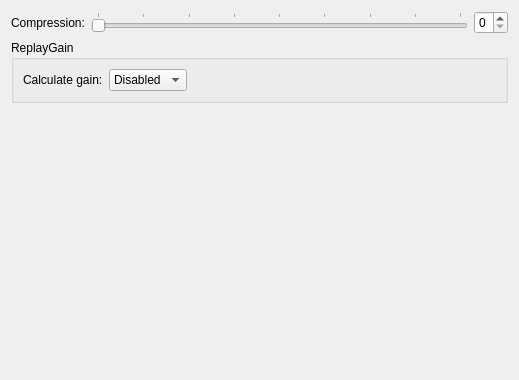
<?xml version="1.0" encoding="UTF-8"?>
<ui version="4.0">
 <class>flacConfigPage</class>
 <widget class="QWidget" name="flacConfigPage">
  <property name="geometry">
   <rect>
    <x>0</x>
    <y>0</y>
    <width>519</width>
    <height>380</height>
   </rect>
  </property>
  <property name="windowTitle">
   <string>FLAC encoding configuration</string>
  </property>
  <layout class="QVBoxLayout" name="verticalLayout">
   <item>
    <layout class="QGridLayout" name="formLayout">
     <item row="0" column="0">
      <widget class="QLabel" name="flacCompressionLabel">
       <property name="text">
        <string>Compression:</string>
       </property>
       <property name="buddy">
        <cstring>flacCompressionSlider</cstring>
       </property>
      </widget>
     </item>
     <item row="0" column="1">
      <layout class="QHBoxLayout" name="horizontalLayout_2">
       <item>
        <widget class="QSlider" name="flacCompressionSlider">
         <property name="maximum">
          <number>8</number>
         </property>
         <property name="pageStep">
          <number>1</number>
         </property>
         <property name="value">
          <number>0</number>
         </property>
         <property name="orientation">
          <enum>Qt::Horizontal</enum>
         </property>
         <property name="tickPosition">
          <enum>QSlider::TicksAbove</enum>
         </property>
        </widget>
       </item>
       <item>
        <widget class="QSpinBox" name="flacCompressionSpin">
         <property name="maximum">
          <number>8</number>
         </property>
        </widget>
       </item>
      </layout>
     </item>
    </layout>
   </item>
   <item>
    <widget class="QGroupBox" name="flacGainGroup">
     <property name="title">
      <string>ReplayGain</string>
     </property>
     <layout class="QVBoxLayout" name="verticalLayout_8">
      <item>
       <layout class="QGridLayout" name="formLayout_7">
        <item row="0" column="0">
         <widget class="QLabel" name="flacGainLabel">
          <property name="text">
           <string>Calculate gain:</string>
          </property>
          <property name="buddy">
           <cstring>flacGainCbx</cstring>
          </property>
         </widget>
        </item>
        <item row="0" column="1">
         <widget class="QComboBox" name="flacGainCbx">
          <item>
           <property name="text">
            <string>Disabled</string>
           </property>
          </item>
         </widget>
        </item>
        <item row="0" column="2">
         <spacer name="horizontalSpacer_3">
          <property name="orientation">
           <enum>Qt::Horizontal</enum>
          </property>
          <property name="sizeHint" stdset="0">
           <size>
            <width>40</width>
            <height>20</height>
           </size>
          </property>
         </spacer>
        </item>
       </layout>
      </item>
     </layout>
    </widget>
   </item>
   <item>
    <spacer name="verticalSpacer_3">
     <property name="orientation">
      <enum>Qt::Vertical</enum>
     </property>
     <property name="sizeHint" stdset="0">
      <size>
       <width>20</width>
       <height>231</height>
      </size>
     </property>
    </spacer>
   </item>
  </layout>
 </widget>
 <resources/>
 <connections>
  <connection>
   <sender>flacCompressionSlider</sender>
   <signal>valueChanged(int)</signal>
   <receiver>flacCompressionSpin</receiver>
   <slot>setValue(int)</slot>
   <hints>
    <hint type="sourcelabel">
     <x>402</x>
     <y>55</y>
    </hint>
    <hint type="destinationlabel">
     <x>477</x>
     <y>58</y>
    </hint>
   </hints>
  </connection>
  <connection>
   <sender>flacCompressionSpin</sender>
   <signal>valueChanged(int)</signal>
   <receiver>flacCompressionSlider</receiver>
   <slot>setValue(int)</slot>
   <hints>
    <hint type="sourcelabel">
     <x>481</x>
     <y>46</y>
    </hint>
    <hint type="destinationlabel">
     <x>435</x>
     <y>46</y>
    </hint>
   </hints>
  </connection>
 </connections>
</ui>
